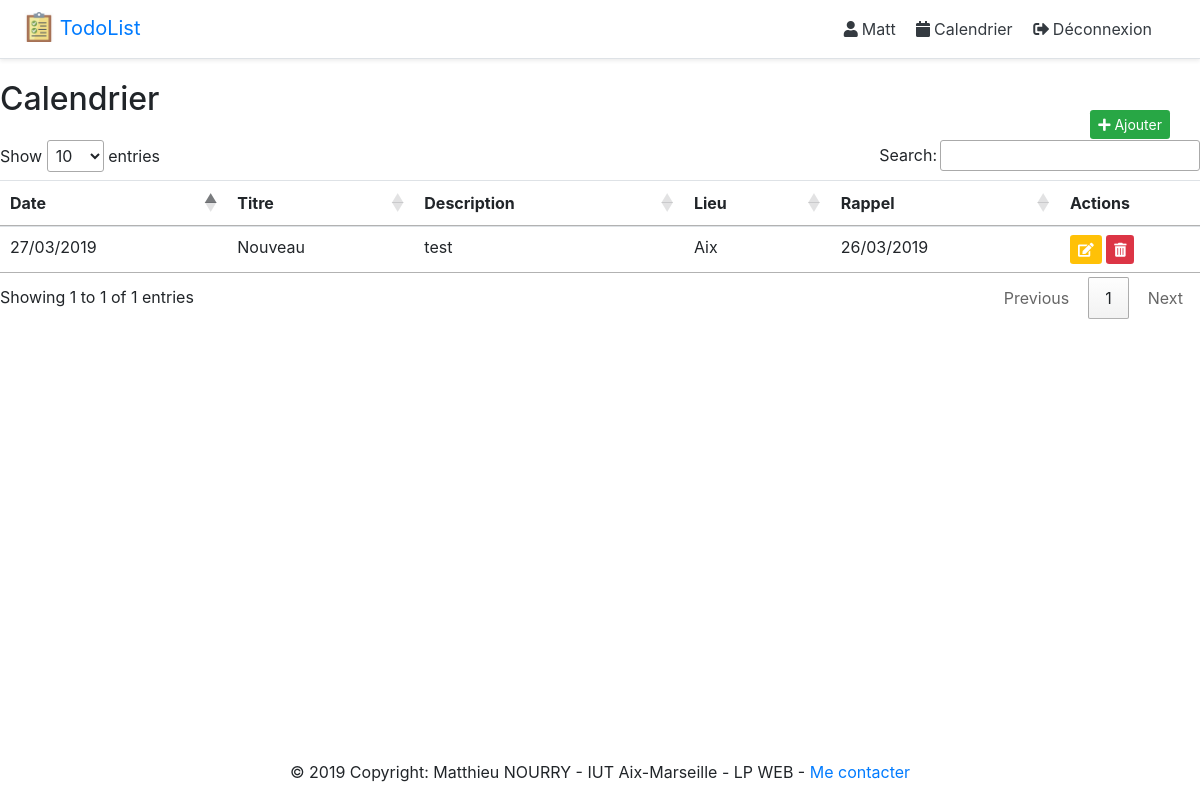
The page /calendar/ (signed in) on the database as committed earlier.
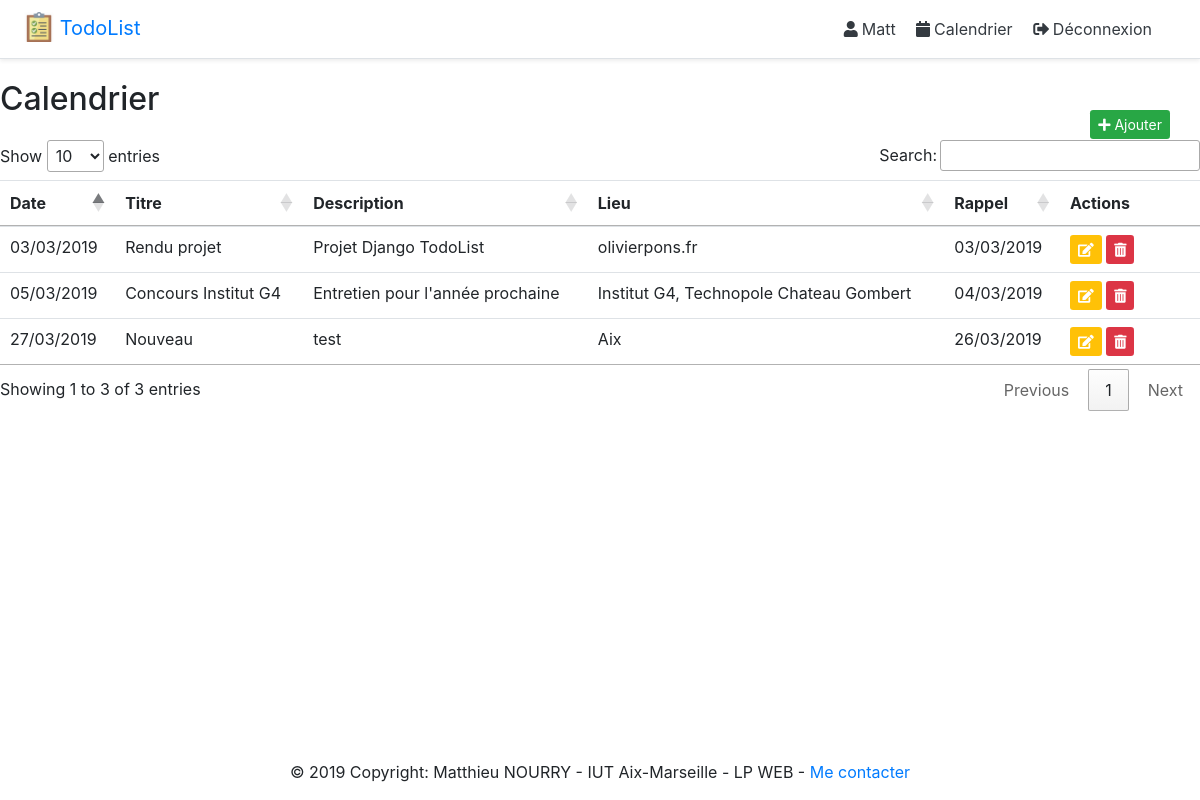
The same page on the database as committed later.
### app/models.py (models this page shows, shortened)
class Event(models.Model):
    titre = models.CharField(max_length=250, null=None, default=None)
    description = models.CharField(max_length=250, null=None, default=None)
    date = models.DateField(null=None, default=None)
    lieu = models.CharField(max_length=250, null=None, default=None)
    rappel = models.DateField(null=None, default=None)
    user = models.ForeignKey(User, on_delete=models.CASCADE, default=None)

### app/views.py (the view, shortened to what this page needs)
# urls.py: path('calendar/', CalendarView.as_view(),
class CalendarView(ListView):
    model = Event
    template_name = 'calendar.html'
    def get_queryset(self):
        return Event.objects.filter(user=self.request.user)

### templates/calendar.html (shortened to what this page needs)
{% extends 'base.html' %}
{% load i18n %}
{% block main_content %}
    <h1>Calendrier</h1>
    <a href="{% url 'add_event' %}" style="position: absolute; right: 0; margin-top: -30px; margin-right: 30px;">
        <button style="color: white; border: none" type="button" class="btn-sm btn-success"><i
                class="fas fa-plus"></i> Ajouter
        </button>
    </a>
    <div>
        {% if object_list %}
            <table data-toggle="table"
                   data-search="true"
                   data-filter-control="true"
                   data-show-export="true"
                   data-click-to-select="true"
                   data-toolbar="#toolbar"
                   class="table" id="table_event">
                <thead>
                <tr>
                    <th>Date</th>
                    <th>Titre</th>
                    <th>Description</th>
                    <th>Lieu</th>
                    <th>Rappel</th>
                    <th style="width: 120px;">Actions</th>
                </tr>
                </thead>
                <tbody>
                {% for object in object_list %}
                    <tr>
                        <td>{{ object.date|date:"d/m/Y" }}</td>
                        <td>{{ object.titre }}</td>
                        <td>{{ object.description }}</td>
                        <td>{{ object.lieu }}</td>
                        <td>{{ object.rappel|date:"d/m/Y" }}</td>
                        <td>
                            <a href="{% url 'edit_event' object.id %}">
                                <button style="color: white; border: none" type="button" class="btn-sm btn-warning"><i
                                        class="fas fa-edit"></i></button>
                            </a>
                            <a href="{% url 'delete_event' object.id %}">
                                <button style="color: white; border: none" type="button" class="btn-sm btn-danger"><i
                                        class="fas fa-trash-alt"></i></button>
                            </a>
                        </td>
                    </tr>
                {% endfor %}
                </tbody>
            </table>
        {% else %}
            <h1>{% trans "List empty" %}</h1>
        {% endif %}
    </div>
{% endblock %}

### templates/base.html (shortened to what this page needs)
{% load static %}
<!DOCTYPE html>
<html lang="fr">
    <head>
        <link rel="stylesheet" href="https://stackpath.bootstrapcdn.com/bootstrap/4.1.3/css/bootstrap.min.css"
>
        <link rel="stylesheet" href="https://use.fontawesome.com/releases/v5.6.3/css/all.css"
>
        <link rel="stylesheet"
              href="https://cdnjs.cloudflare.com/ajax/libs/bootstrap-datepicker/1.8.0/css/bootstrap-datepicker.min.css"
/>
        <link rel="stylesheet" type="text/css" href="https://cdn.datatables.net/1.10.19/css/jquery.dataTables.css">
        <link rel="stylesheet" href="{% static 'css/normalize.css' %}">
        <link rel="stylesheet" href="{% static 'js/main.js' %}">
        <link rel="stylesheet" href="{% static 'css/main.css' %}">
    </head>
    <body>
        {% include "header.html" %}
        {% block main_content %}
        {% endblock %}
        {% include 'footer.html' %}
    </body>
</html>

### templates/header.html
{% load static %}
{% load i18n %}
<div class="d-flex flex-column flex-md-row align-items-center p-3 px-md-4 mb-3 bg-white border-bottom shadow-sm">
    <h5 class="my-0 mr-md-auto font-weight-normal titreHeader"><a href="{% url 'index' %}"><img src="{% static 'img/todolist.png' %}" style="width: 30px; margin-top: -5px;"/> TodoList</a></h5>
    <nav class="my-2 my-md-0 mr-md-3">
        {% if user.is_authenticated %}
            <a class="p-2 text-dark" href="{% url 'edit_user' user.id %}" ><i class="fas fa-user mr-1"></i>{{ user.username|capfirst }}</a>
            <a class="p-2 text-dark" href="{% url 'calendar' %}"><i
                    class="fas fa-calendar mr-1"></i>{% trans "Calendrier" %}</a>
            <a class="p-2 text-dark" href="{% url 'logout' %}"><i
                    class="fas fa-sign-out-alt mr-1"></i>{% trans "Déconnexion" %}</a>
        {% else %}
            <a class="p-2 text-dark" href="{% url 'register' %}"><i
                    class="fas fa-address-book mr-1"></i>{% trans "Insciption" %}</a>
            <a class="p-2 text-dark" href="{% url 'login' %}"><i
                    class="fas fa-sign-in-alt mr-1"></i>{% trans "Connexion" %}</a>
        {% endif %}
    </nav>
</div>

### templates/footer.html
<footer class="page-footer font-small blue" style=" background-color: white;bottom: 0;width: 100%;height: 2.5rem; position: fixed;">
    <div class="footer-copyright text-center">
        <p>© 2019 Copyright: Matthieu NOURRY - IUT Aix-Marseille - LP WEB - <a
                href="mailto:matthieu.nourry23@gmail.com">Me contacter</a></p>
    </div>
</footer>

### static/css/main.css (style rules this page uses)
html { color: #222; font-size: 1em; line-height: 1.4; }
audio, canvas, iframe, img, svg, video { vertical-align: middle; }

Rows that differ between the two databases and show on the page:
added Event: date "03/03/2019", titre "Rendu projet", description "Projet Django TodoList", lieu "olivierpons.fr", rappel "03/03/2019"
added Event: date "05/03/2019", titre "Concours Institut G4", description "Entretien pour l'année prochaine", lieu "Institut G4, Technopole Chateau Gombert", rappel "04/03/2019"
Other text that changed with them:
text written by a page script: "Show entries Search: Showing 1 to 1 of 1 entries Previous 1 Next" → "Show entries Search: Showing 1 to 3 of 3 entries Previous 1 Next"
